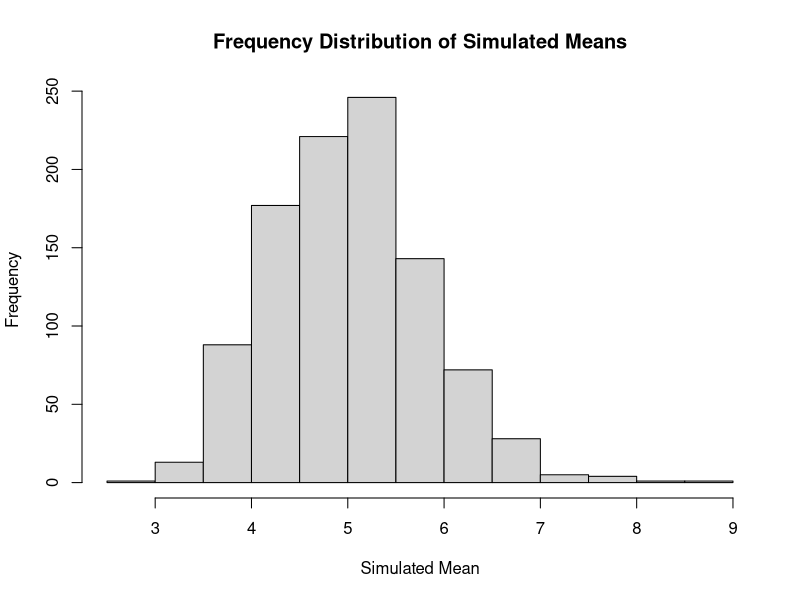
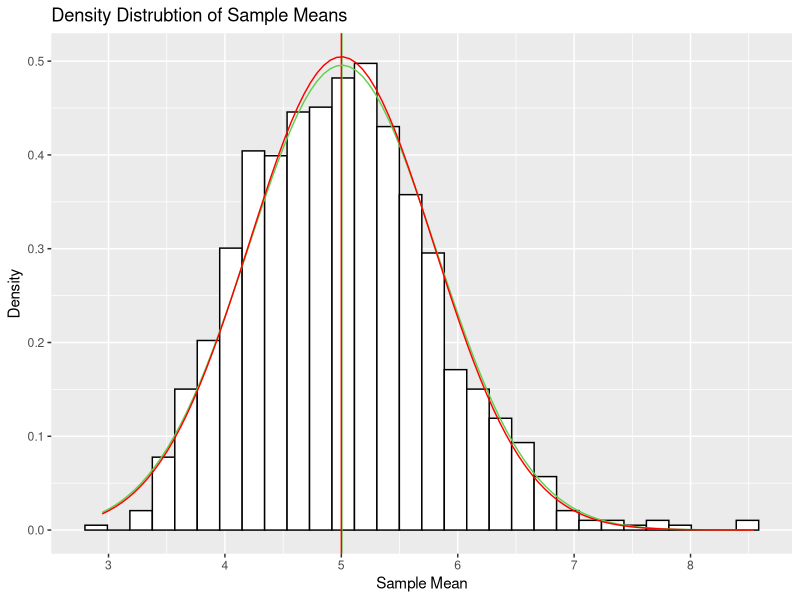

Source code (R) for these figures, in order:
## ---- chunk 1
knitr::opts_chunk$set(echo = TRUE, message = FALSE)
library(dplyr)
library(data.table)
library(ggplot2)
## ---- chunk 2
#1. Show the sample mean and compare it to the theoretical mean of the distribution.
#2. Show how variable the sample is (via variance) and compare it to the theoretical variance of the distribution.
#3. Show that the distribution is approximately normal.

#The exponential distribution can be simulated in R with rexp(n, lambda)
#mean of exponential distribution is 1/lambda and the standard deviation is also 1/lambda. Set lambda = 0.2
#investigate the distribution of averages of 40 exponentials
#a thousand simulations
set.seed(4321)
lam <- 0.2
mu <- 1/lam
stdev <- 1/lam
n <- 40
nsim <- 1000
simdata <- matrix(rexp(n*nsim, rate = lam), nsim)
simmeans <- rowMeans(simdata)
hist(simmeans, main = "Frequency Distribution of Simulated Means", xlab = "Simulated Mean")
## ---- chunk 3
#Show the sample mean and compare it to the theoretical
#Sample mean:
smean <- mean(simmeans)
smean
#Theoretical mean of exponential distribution is defined as mu = 1/lambda
#Theoretical mean:
them <- 1/lam
them
## ---- chunk 4
#Show how variable the sample is (via variance) and compare it to the theoretical variance of the distribution
#Sample variance
svar <- var(simmeans)
svar
#Theoretical variance
#Theoretical variance of exponential dist = 1/(n*lambda^2) and 
tvar <- 1/(n*lam^2)
tvar
#Standard deviations
#Sample Std Dev
sstd <- sd(simmeans)
sstd
#Theoretical Std Dev
tstd <- 1/(lam*sqrt(n))
tstd
## ---- chunk 5
#Show distribution is ~N
samples <- data.frame(simmeans)
g <- ggplot(samples, aes(x=simmeans))
g <- g + geom_histogram(aes(y = ..density..), fill = "white", color = 17)
g <- g + geom_vline(xintercept = smean, color = 3 )
g <- g + geom_vline(xintercept = them, color = "red")
g <- g + labs(x = "Sample Mean", y = "Density", title = "Density Distrubtion of Sample Means")
g <- g + stat_function(fun = dnorm, args = list(mean = smean, sd = sstd), color= 3)
g <- g + stat_function(fun = dnorm, args = list(mean = them, sd = tstd), color = "red")
g 
## ---- chunk 6
#Confidence Intervals maybe?
#Sample CI
sCI <- smean + c(-1, 1)*1.96*sstd/sqrt(n)
sCI
#Theoretical CI
tCI <- them + c(-1, 1)+1.96*tstd/sqrt(n)
tCI
